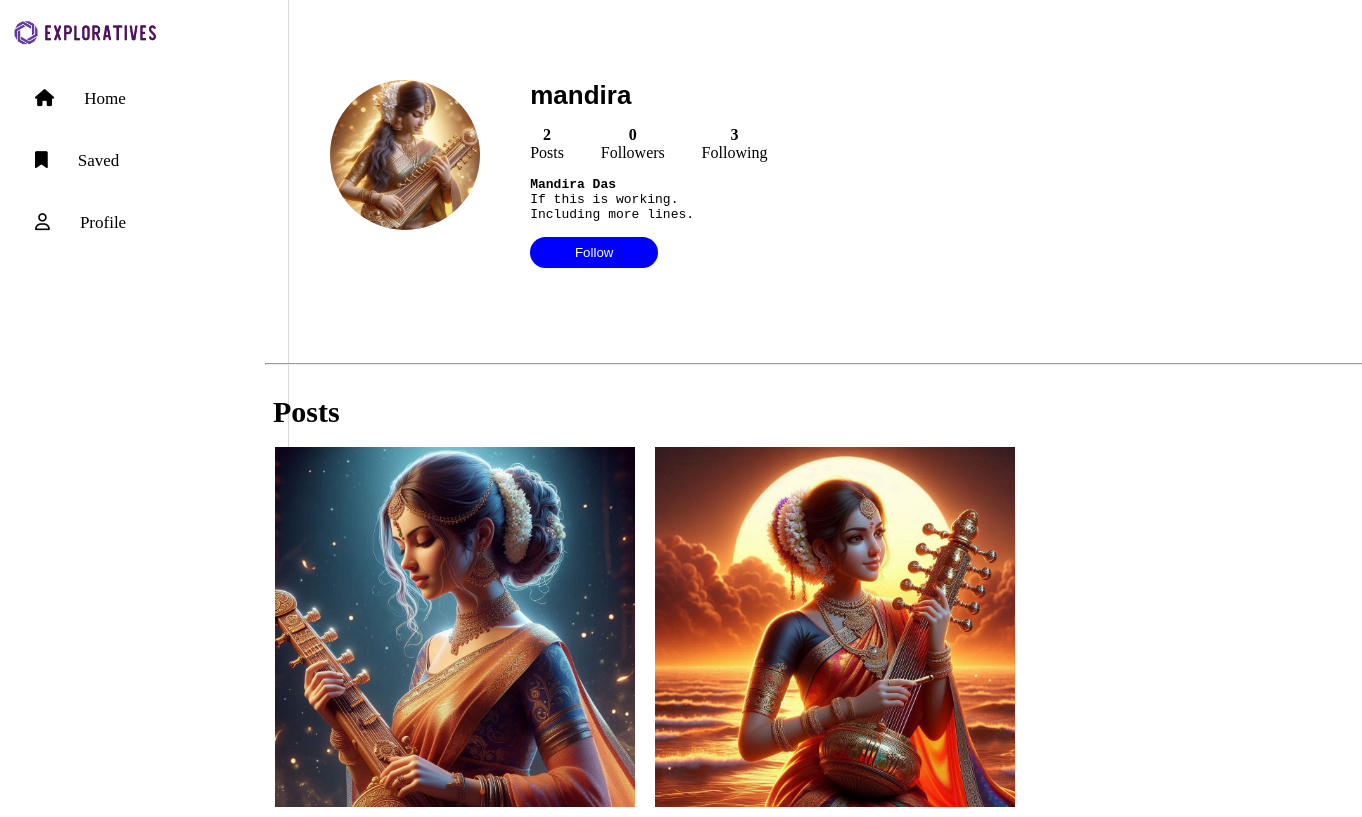
Page /profile/mandira/ (signed in) on the committed database.
### ExploreContents/models.py (models this page shows, shortened)
class CustomUser(AbstractBaseUser, PermissionsMixin):
    username = models.CharField(max_length=255, unique=True)
    name = models.CharField(max_length=255)
    email = models.EmailField(max_length=254, unique=True)
    profile_picture = models.ImageField(upload_to='profilePic', null=True, blank=True, default='static/profilePic/default.png')
    user_bio = models.TextField(null=True, blank=True)
    is_active = models.BooleanField(default=True)
    is_staff = models.BooleanField(default=False)
    groups = models.ManyToManyField(
        'auth.Group',
        related_name='customuser_set',  # Custom related_name to avoid clashes
        blank=True
    )
    user_permissions = models.ManyToManyField(
        'auth.Permission',
        related_name='customuser_set',  # Custom related_name to avoid clashes
        blank=True
    )
    objects = CustomUserManager()
    USERNAME_FIELD = 'username'
    REQUIRED_FIELDS = ['email', 'name']

class Post(models.Model):
    user = models.ForeignKey(CustomUser, on_delete=models.CASCADE)  # No default value required
    post_caption = models.TextField()
    post_timestamp = models.DateField(auto_now=True)
    post_image = models.ImageField(upload_to='post')

### ExploreContents/views.py (the view)
def profile(request, username):
    CustomUser = get_user_model()
    if request.user.is_authenticated and request.user.username == username:
        user = request.user
    else:
        user = get_object_or_404(CustomUser, username=username)
    user_posts = Post.objects.filter(user=user)
    is_following = Follow.objects.filter(follower=request.user, following=user).exists()
    post_count = user_posts.count()
    liked_post_ids = Likes.objects.filter(user=request.user).values_list('post_id', flat=True)
    followers = Follow.objects.filter(following=user).select_related('follower')
    follower_count = followers.count()
    follower_details = [follow.follower for follow in followers]
    following = Follow.objects.filter(follower=user).select_related('following')
    following_count = following.count()
    following_details = [follow.following for follow in following]
    for post in user_posts:
        post.comments = Comments.objects.filter(post=post).select_related('user')
        post.liked_by = Likes.objects.filter(post=post).select_related('user')
        post.comments = Comments.objects.filter(post=post).select_related('user')
        post.total_likes = Likes.objects.filter(post=post).count()
    context = {
        'profile_user': user,
        'user_posts': user_posts,
        'is_following': is_following,
        'post_count': post_count,
        'follower_count': follower_count,
        'following_count': following_count,
        'follower_details': follower_details,
        'following_details': following_details,
        'liked_post_ids': liked_post_ids,
    }
    return render(request, 'profile.html', context)

### ExploreContents/templates/profile.html (shortened to what this page needs)
{% load static %}
<!DOCTYPE html>
<html lang="en">
  <head>
    <link rel="stylesheet" href="{% static 'header.css' %}" />
    <link rel="stylesheet" href="{% static "left-navigation.css" %}"> <link
    rel="stylesheet" href="{% static "profile.css" %}">
  </head>
  <body>
    <div class="main">
      <div id="left-sider">{% include "left-navigation.html" %}</div>
      <div class="profile-stats-main">
        <div class="profile-stats">
          <div class="profile-sub-section1">
            <img
              src="{{ profile_user.profile_picture.url }}"
              alt="profile picture"
              class="profile-picture"
            />
          </div>
          <div class="profile-sub-section2">
            <h3 id="username">{{ profile_user.username }}</h3>
            <div class="stats">
              <div class="post-stats">
                <h4 class="stats-numbers">{{ post_count }}</h4>
                <p class="stats-title">Posts</p>
              </div>
              <div class="post-stats">
                <h4
                  class="stats-numbers"
                  id="followerCount"
                  style="cursor: pointer"
                >
                  {{ follower_count }}
                </h4>
                <div class="stats-title">Followers</div>
              </div>
              <div class="post-stats">
                <h4
                  class="stats-numbers"
                  id="followingCount"
                  style="cursor: pointer"
                >
                  {{ following_count }}
                </h4>
                <p class="stats-title">Following</p>
              </div>
            </div>
            <div class="user-details">
              <h5 class="full-name">{{ profile_user.name }}</h5>
              <p class="about">{{ profile_user.user_bio|linebreaksbr }}</p>
            </div>
            <div class="user-changesBtns">
              {% if profile_user.username == request.user.username %}
              <button class="user-profile-editBtn" id="myBtn">
                Edit Profile
              </button>
              {% else %}
              <form
                action="{% url 'follow_unfollow_user' username=profile_user.username %}"
                method="post"
              >
                <button type="submit" class="user-profile-followBtn">
                  {% if is_following %} Unfollow {% else %} Follow {% endif %}
                </button>
              </form>
              {% endif %}
            </div>
          </div>
        </div>
      </div>
      <div class="gallery">
        <hr />
        <div class="user-posts">
          <h3 class="title">Posts</h3>
          <div class="gallery-struct">
            {% for userPost in user_posts reversed %}
            <div class="post-struct" id="post-struct-{{ userPost.id }}">
              <img
                class="post-pic"
                src="{{ userPost.post_image.url }}"
                alt=""
              />
            </div>
            {% endfor %}
          </div>
        </div>
      </div>
    </div>
  </body>
</html>

### ExploreContents/static/header.css (style rules this page uses)
* { margin: 0; padding: 0; }
body { background-color: rgb(255, 255, 255); }

### ExploreContents/static/profile.css (style rules this page uses)
* { margin: 0; padding: 0; }
.main { display: grid; }
#left-sider { display: grid; grid-template-columns: 18rem; width: 18rem; border-right: 1px solid rgb(217 217 217); position: fixed; height: 100vh; }
.profile-stats-main { display: grid; grid-template-columns: 58.3rem; position: relative; grid-column: 2; grid-row: 1; width: 100%; }
.profile-stats { display: flex; width: 50%; margin: 0 auto; padding: 5rem 0; }
.profile-sub-section1 { width: 150px; height: 150px; overflow: hidden; border-radius: 50%; }
.profile-picture { width: 100%; height: 100%; object-fit: cover; object-position: center; }
.profile-sub-section2 { padding-left: 50px; width: 200px; }
#username { font-size: 26px; font-family: 'Lucida Sans', 'Lucida Sans Regular', 'Lucida Grande', 'Lucida Sans Unicode', Geneva, Verdana, sans-serif; }
.stats { display: flex; padding: 15px 0; text-align: center; }
.post-stats { padding-right: 2.3rem; font-size: 16px; }
.user-details { font-family: monospace; font-weight: 300; }
.user-changesBtns { margin: 15px 0; }
.user-profile-followBtn { padding: 8px; width: 8rem; border-radius: 20px; background-color: blue; color: white; border: none; }
.full-name { font-size: 13px; }
.gallery { position: relative; grid-column: 2; grid-row: 2; width: 73rem; left: 10.5rem; }
.title { font-size: 30px; padding: 30px 8px 8px; }
.gallery-struct { display: flex; flex-wrap: wrap; }
.post-struct { padding: 10px; width: 360px; height: 360px; overflow: hidden; }
.post-pic { width: 100%; height: 100%; object-fit: cover; object-position: center; }

### rows in the picture
CustomUser: profile_picture (picture), username "mandira", name "Mandira Das", user_bio "If this is working. Including more lines."
Post: post_image (picture)
Post: post_image (picture)

### other values in the picture
{{ post_count }} "2"
{{ follower_count }} "0"
{{ following_count }} "3"
